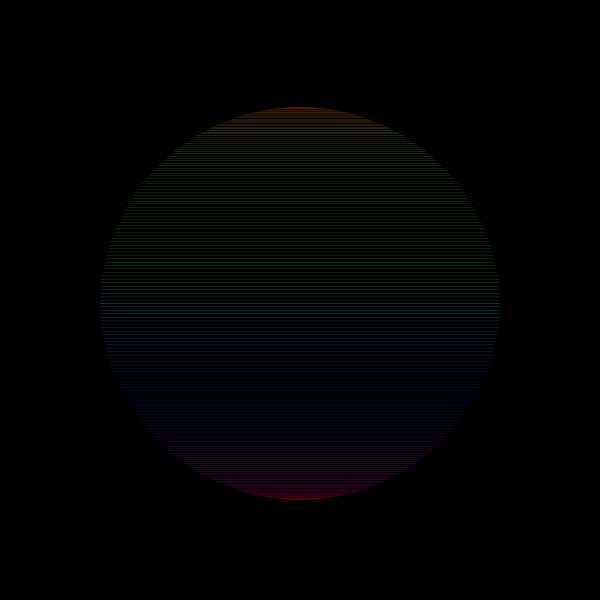
Frame 1 (no input)
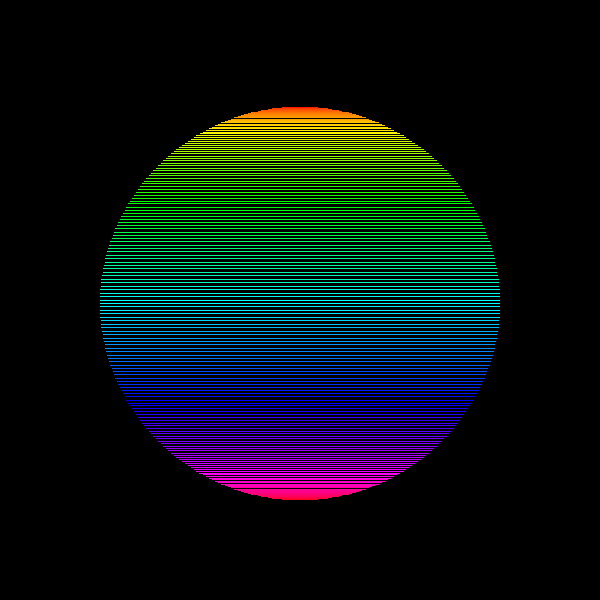
Frame 60 (the mouse pressed at the canvas centre just before this capture)
Frame 120 (the mouse held since frame 60 and released just before this capture): identical to frame 60, image omitted

The Processing sketch that drew these frames (run headless with seeded random() and noise(); from frame 60 on, the mouse is pressed at the canvas centre):

// Processing sketch: DoorDarshan
// ── DoorDarshan.pde
float i, theta = TWO_PI/360;
int radius=200;
void setup(){
  background(0);
  stroke(255);
  size(600, 600);
  noFill();
  strokeWeight(0.1);
  colorMode(HSB, 360, 100, 100);
  frameRate(100);
}

void draw(){
  translate(width/2, height/2);
  for(i=1;i<91;i+=1){
    stroke(map(i, 1, 90, 180, 360), 100, 100);
    line(radius*cos(radians(180-i)), radius*sin(radians(180-i)), radius*cos(radians(i)), radius*sin(radians(i)));
  }
  translate(0, 7);
  for(i=-1;i>-91;i-=1){
    stroke(map(i, -1, -90, 180, 0), 100, 100);
    line(radius*cos(radians(180-i)), radius*sin(radians(180-i)), radius*cos(radians(i)), radius*sin(radians(i)));
  }
  theta += TWO_PI/360;
}
